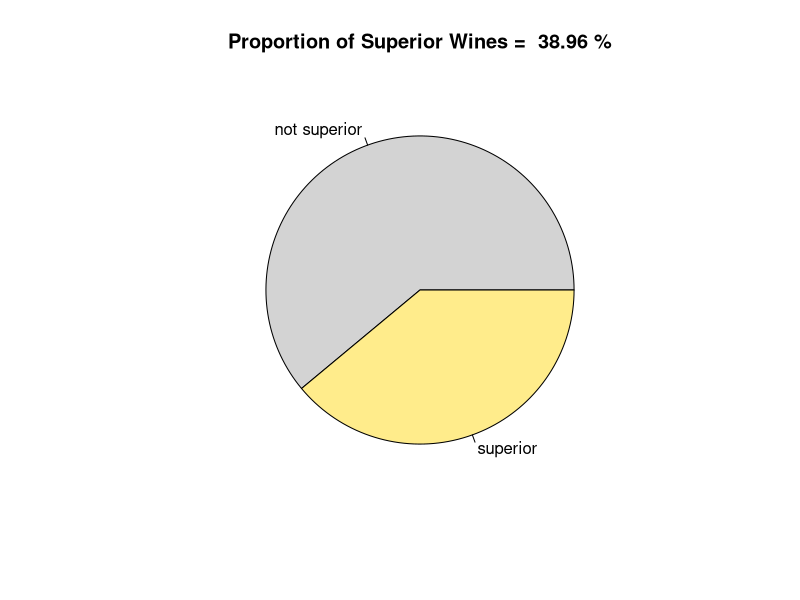
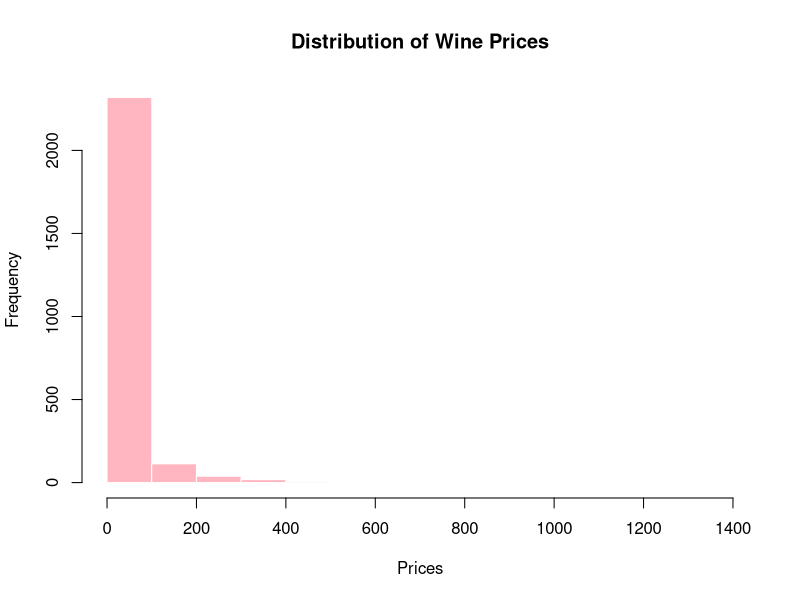
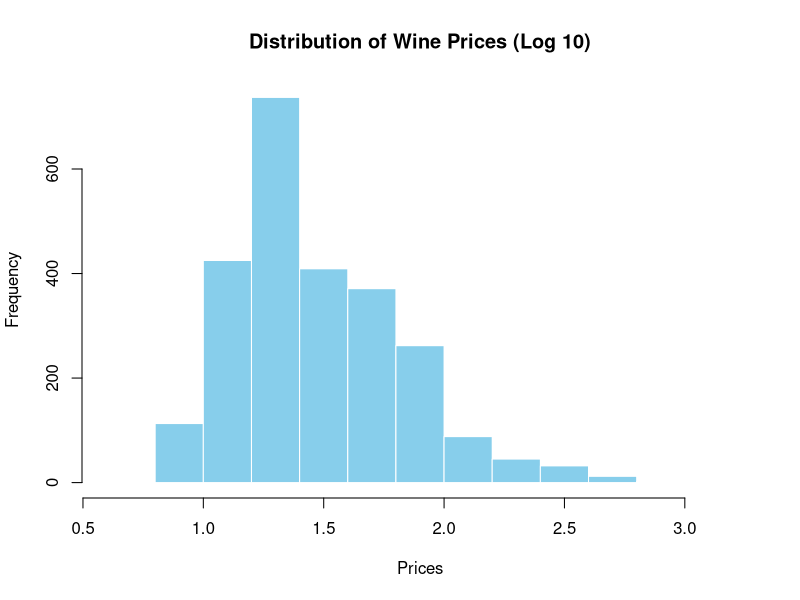

Source code (R) for these figures, in order: (Note: this script raises an error after producing the figures.)
# LIBRARIES
library(gplots)
library(ggplot2)
library(colorspace)

# LOAD DATA
setwd("C:/Users/g_gna/Documents/TCD/Modules/CS7DS3_AppliedStatisticalModelling/Assignments/MainAssignment/code")
wine_reviews <- read.csv("wine_review_processed.csv")

### RESPONSE VARIABLE DISTRIBUTION
tab_sup <- table(wine_reviews$superior_rating)
pie(
  x=tab_sup, 
  main=paste(
    "Proportion of Superior Wines = ", 
    tab_sup[2]/(tab_sup[1]+tab_sup[2])*100,
    "%"
  ),
  labels=c("not superior", "superior"),
  col = c("lightgray", "lightgoldenrod1")
)
# OBSERVATIONS:
# * Portion of wines ranked superior in this data set is close
#   to half at around 40%. Hence, this data set is fairly
#   balanced w.r.t superior and non-superior wines.

### TOP 6
wine_reviews[sample(1:length(wine_reviews), 6), ]

### WINE PRICES

### Skewed distribution.
hist(
  wine_reviews$price, 
  main = "Distribution of Wine Prices",
  xlab = "Prices",
  ylab = "Frequency",
  col = "lightpink",
  border = "white"
)

### Adjusted for skewness.
price_log10 = log10(wine_reviews$price)
hist(
  price_log10, 
  main = "Distribution of Wine Prices (Log 10)",
  xlab = "Prices",
  ylab = "Frequency",
  col = "skyblue",
  border = "white"
)
wine_reviews["price_log10"] <- price_log10

### COUNTS + PROPORTIONS

### Wine count per price bracket.
price_bracket_count = table(reorder(price_bracket, wine_reviews$price))
barplot(
  price_bracket_count,
  main = "Distribution of Wines Per Price Bracket",
  xlab = "Price Bracket",
  ylab = "Count",
  col = "slateblue",
  border = "white"
)
# OBSERVATIONS:
# * No. of wines per price bracket is normally distributed.
# * Wine prices themselves are heavily skewed right and thus
#   can benefit from a log transformation before being provided
#   as input to a model.

### Proportion of superior wines per price bracket.
mosaicplot(
  table(
    reorder(wine_reviews$price_bracket, wine_reviews$price), 
    reorder(wine_reviews$superior_rating, wine_reviews$price)
  ), 
  col = c("lightgray", "lightgoldenrod"), 
  main = "Wine Superiority by Price",
  xlab = "Wine Price Bracket (Increasing Order)",
  ylab = "Rated Superior"
)
# OBSERVATIONS
# * There is a clear linear relationship between probability 
#   of a wine having been rated superior and its price. Thus,
#   when using a linear model, the "price" variable is likely 
#   a promising predictor.
# * No. of data points per wine price bracket is uneven in this
#   data set with wines belonging to the "value", "super luxury".
#   and "icon" price brackets being significantly rarer than those
#   those corresponding to other price brackets.

### Wine count v/s proportion rated superior per variety.
variety_count <- tapply(
  wine_reviews$superior_rating, 
  wine_reviews$variety_c, length
)
variety_proportion_superior <- tapply(
  wine_reviews$superior_rating, 
  wine_reviews$variety_c, mean
)
plot(
  variety_proportion_superior, variety_count,
  xlab = "Proportion of Wines Rated Superior", 
  ylab = "No. of Wines", 
  col = 0
)
text(
  variety_proportion_superior, variety_count,
  names(variety_proportion_superior)
)
abline(
  v = mean(wine_reviews$superior_rating=="1"), 
  col = "red", lwd = 2, lty = 2
)
# OBSERVATIONS
# * The most common variety of wine in the data set is 
#   "Bordeaux-style Red Blend" and "Chardonnay". 
# * The distribution of the number of wines per variety appears 
#   to follow a bell-shaped curve with a positive skew in relation to 
#   the proportion of wines rated superior within each variety.
# * For most wine varieties in this data set, there is a
#   20% to 60% chance of wines being rated as being superior.
# * It appears to be the case that the more no. of data points 
#   there are for a variety the more likely it is that nearly 
#   half of those wines get rated superior while the other half
#   gets rated lower.

### Mean price and count per variety.
price_mean_sorted <- price_mean[order(price_mean$x), ]
plot(
  price_mean_sorted$x,
  xlab = "Variety",
  ylab = "Mean Price",
  type = "b",
  col='darkgreen',
  xaxt = "n"  # Hide x-axis labels
)
axis(
  1, at = 1:length(price_mean_sorted$Group.1), 
  labels = price_mean_sorted$Group.1, las = 2
)
title(main = "Mean Price of Wine Varieties")

variety_count <- as.data.frame(
  table(wine_reviews$variety_c)
)
variety_count_sorted <- variety_count[
  order(variety_count$Freq), 
]
plot(
  variety_count_sorted$Freq,
  xlab = "Variety",
  ylab = "Frequency",
  type = "b",
  col = 'blue',
  xaxt = "n"  # Hide x-axis labels
)
axis(
  1, 
  at = 1:length(variety_count_sorted$Var1), 
  labels = variety_count_sorted$Var1, 
  las = 2
)
title(main = "Wine Count per Variety")
# OBSERVATIONS
# * There is a wide gap between no. of wines in the 
#   the category with highest no. of wines "Chardonnay" (417)
#   and the variety with the lowest no. of data points
#   "Petit Manseng" (3) = 417 - 3 = 414.

### WINE CHARACTERISTICS

### Binary indicators.
layout_matrix <- matrix(
  c(1, 2, 3, 4, 5, 6, 7, 8, 9, 10, 11, 12), 
  nrow = 2, byrow = TRUE
)
layout(layout_matrix, heights = c(1, 1))
for (characteristic in c(
  "Crisp", "Dry", "Finish", "Firm", "Fresh", "Fruit",
  "Rich", "Ready", "Round", "Soft", "Sweet", "Full"
)) {
  mosaicplot(
    table(
      wine_reviews[, characteristic], 
      wine_reviews$superior_rating
    ), 
    col = c("lightgray", "lightgoldenrod"), 
    main = NULL,
    xlab = characteristic,
    ylab = "Superior",
  )
}
layout(1)
# OBSERVATIONS:
# * The most common characteristic is "Fruity" but
#   that doesn't tell us much about the superiority
#   of the wine as both superior and non-superior
#   rated wines have a fruity flavor.
# * Rich wines, although small in proportion, are
#   apparently more likely to be rated highly.
# * Soft wines, although small in proportion, are
#   apparently less likely to be rated highly.
# * No feature alone is a strong enough indicator
#   of superiority.
# * Positive indicators = Rich, Sweet, Firm, Dry, Fruit.
# * Negative indicators = Soft, Crisp, Finish, Fresh, Round.
# * Possibly useful indicators = Rich, Soft, Crisp.

### ENGINEERED SCORES
layout_matrix <- matrix(
  c(1, 2, 3, 4, 5), 
  nrow = 1, byrow = TRUE
)
layout(layout_matrix, heights = c(1, 1))
for (characteristic in c(
  "sweetness", "acidity", "tannin", "alcohol", "body"
)) {
  hist(
    wine_reviews[,characteristic], 
    main = NULL,
    xlab = characteristic,
    ylab = "Frequency",
    col = 'purple',
    border = "white"
  )
}
layout(1)
# OBSERVATIONS:
# * All key wine characteristic scores are normally distributed.

### WINE CHARACTERISTICS CROSS PLOT
colors <- c("royalblue", "lightgoldenrod1")
selection <- wine_reviews[, c(
  "alcohol", "tannin", "sweetness",
  "body", "acidity", "price_log10"
)]
pairs(selection, col=colors[wine_reviews$superior_rating + 1], pch = 19)
# OBSERVATIONS:
# * Price log 10 against all others show linear separability.
# * Body is good predictor. Others not needed as apparently no
#   useful mutual interactions.
# * Interaction between price and body is important.
selection <- wine_reviews[, c(
  'body', 'tfidf_tsne_1', 'tfidf_tsne_2', "price_log10"
)]
pairs(selection, col=colors[wine_reviews$superior_rating + 1], pch = 19)
# OBSERVATIONS:
# * From linear separation point of view,
#   interaction between price and tfidf_tsne_1 
#   as well as between price and body may be important.

### SENTIMENT
sentiment_rounded = round(wine_reviews[, "sentiment"], 1)
mosaicplot(
  table(
    reorder(sentiment_rounded, sentiment_rounded), 
    reorder(wine_reviews$superior_rating, sentiment_rounded)
  ), 
  col = c("lightgray", "lightgoldenrod"), 
  main = NULL,
  xlab = "Sentiment",
  ylab = "Superior",
)
# OBSERVATIONS.
# * Sentiment in reviews follow a fairly normal distribution that's
#   centered around 0.2 with most wine reviews being neutral to 
#   slightly positive with sentiments ranging between 0 and 0.4.
# * Overall, reviews are generally positive with no extremely
#   negative comments.
# * Sentiment is likely not a good predictor because w.r.t most 
#   data points, the differences in sentiment do not significantly
#   affect the proportion of superior to non-superior ratings.
# * Also, it seems there may be mismatches between the sentiment
#   expressed in the review and the score assigned because the 
#   most positive sentiments (>= 0.8) hasve superior_rating = 0
#   despite that.

### CORRELATIONS
### Visualize correlations between potential predictor variables
### and response variable as well as each other.
correlation_matrix <- cor(wine_reviews[,c(
  "superior_rating", "price_log10", "Finish", "Rich", "Soft", "Ready", 
  "sweetness", "acidity", "tannin", "alcohol", "body", 
  "tfidf_tsne_1", "tfidf_tsne_2"
)])
heatmap.2(
  correlation_matrix,
  col = colorRampPalette(c("blue", "white", "red"))(100),  # Define color palette
  symm = FALSE,  # Do not show symmetric scale
  margins = c(10, 10),  # Add margins for row and column names
  scale = "none",  # Do not scale data
  main = "Correlation Matrix",  # Title of the plot
  cex.main = 1.2,  # Font size of the title
  key = TRUE,  # Show color key (legend)
  keysize = 1.5,  # Size of the color key
  key.title = NA,  # Do not show color key title
  trace = "none",  # Do not show trace lines
  revC = TRUE,  # Reverse color scale
  dendrogram = "none" # Do not calculate dendrograms
)
# OBSERVATIONS:
# * Based on the correlation matrix, good choices
#   for predictor variables when the response variable
#   is "superior_rating", are "price_log10", "tannin",
#   "alcohol", "body", acidity", "Soft", "Rich" and "tfidf_tsne_2".
# * As previously suspected, "price_log10" is the 
#   variable that is most correlated with "superior_rating".
# * Variables "acidity", "sweetness" and "body" are not 
#   chosen in order to minimize multicollinearity. Variable
#   "Soft" was also dropped due to this reason.
# * Only indicator variable considered is "Rich" because it
#   has minimal correlation with other predictors while having
#   a higher correlation with the response variable.
